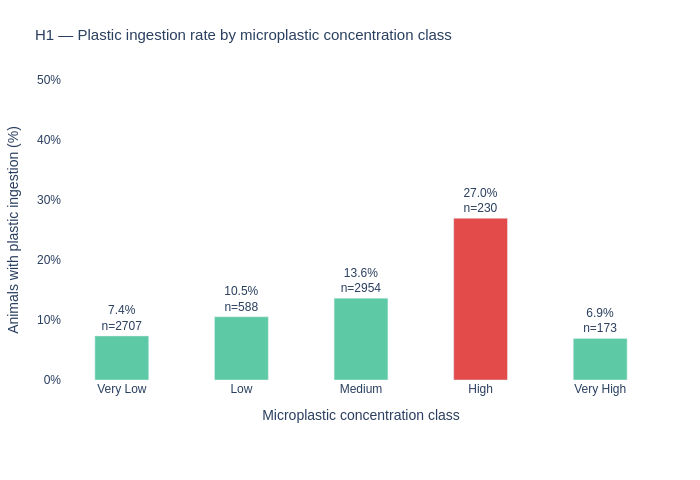

Notebook source saved alongside this figure:
### Code cell
fig_h1 = plot_ingestion_by_class(ingestion_df)
fig_h1.show()

### Figure 1 — Plotly figure (JSON) as saved in the notebook; plotly's stock layout.template omitted (floating-point values rounded to 4 significant figures)
{"data": [{"marker": {"color": ["#5DCAA5", "#5DCAA5", "#5DCAA5", "#E24B4A", "#5DCAA5"]}, "text": ["7.4%<br>n=2707", "10.5%<br>n=588", "13.6%<br>n=2954", "27.0%<br>n=230", "6.9%<br>n=173"], "textposition": "outside", "type": "bar", "width": 0.45, "x": ["Very Low", "Low", "Medium", "High", "Very High"], "y": [7.351, 10.54, 13.64, 26.96, 6.936]}], "layout": {"font": {"family": "sans-serif", "size": 12}, "height": 480, "margin": {"b": 100, "l": 60, "r": 40, "t": 80}, "paper_bgcolor": "white", "plot_bgcolor": "white", "title": {"font": {"size": 15}, "text": "H1 — Plastic ingestion rate by microplastic concentration class"}, "width": 700, "xaxis": {"categoryarray": ["Very Low", "Low", "Medium", "High", "Very High"], "categoryorder": "array", "title": {"text": "Microplastic concentration class"}}, "yaxis": {"range": [0, 50], "ticksuffix": "%", "title": {"text": "Animals with plastic ingestion (%)"}}}}
